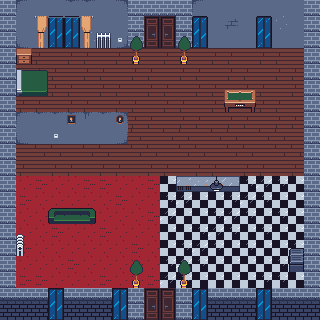

Tiled map render using the project's own tile images. Description and the whole map definition, tile-layer contents included, below:
An orthogonal 20x20 tile map with 16x16 px tiles, 3 tile layers (terrain, upper, upper second), 3 tilesets.

<map version="1.10" tiledversion="1.11.2" orientation="orthogonal" renderorder="right-down" width="20" height="20" tilewidth="16" tileheight="16" infinite="0" nextlayerid="4" nextobjectid="1">
 <tileset firstgid="1" source="tileset_modern_rpg_background.tsx" />
 <tileset firstgid="257" source="tileset_modern_rpg_furniture.tsx" />
 <tileset firstgid="513" source="tileset_modern_rpg_props.tsx" />
 <layer id="1" name="terrain" width="20" height="20">
  <data encoding="csv">
86,41,57,57,42,42,57,2684354601,86,86,86,86,57,57,57,57,57,57,57,2684354601,
86,57,57,57,57,57,57,57,86,2147483976,328,86,57,57,58,57,57,45,57,57,
86,1610612777,57,57,57,45,57,3221225513,86,2147483992,344,86,57,57,57,57,57,57,57,57,
86,2,2,3,2,2,3,2,2,3,2,2,3,2,2,3,2,2,3,86,
86,3,2,2,3,2,2,3,2,2,3,2,2,3,2,2,3,2,2,86,
86,2,3,2,2,3,2,2,3,2,2,3,2,2,3,2,2,3,2,86,
86,2,2,3,2,2,3,2,2,3,2,2,3,2,2,3,2,2,3,86,
86,41,42,42,42,43,42,2684354601,2,2,3,2,2,3,2,2,3,2,2,86,
86,1610612777,57,57,57,57,57,3221225513,4,3,4,4,3,4,4,3,4,4,3,86,
86,3,4,4,3,4,4,3,4,4,3,4,4,3,4,4,3,4,4,86,
86,2,3,2,2,3,2,2,3,2,2,3,2,2,3,2,2,3,2,86,
86,228,227,228,228,227,227,228,228,227,246,247,248,246,246,247,248,247,246,86,
86,227,228,228,228,228,228,227,228,228,247,248,246,246,247,248,247,246,246,86,
86,228,228,228,227,228,228,228,228,227,248,246,246,247,248,247,246,247,246,86,
86,228,228,227,228,228,227,228,228,228,246,246,247,248,247,246,247,246,246,86,
86,227,228,228,228,228,228,228,227,228,246,247,248,247,246,247,246,246,247,86,
86,228,228,228,227,228,228,228,228,228,247,248,247,246,246,246,246,247,247,86,
86,227,227,228,228,228,227,228,228,227,248,247,246,246,246,246,247,247,246,86,
87,87,87,53,87,87,87,53,86,15,16,86,53,87,87,87,53,87,87,87,
53,53,53,53,53,53,53,53,86,14,15,86,53,53,53,53,53,53,53,53
</data>
 </layer>
 <layer id="2" name="upper" width="20" height="20">
  <data encoding="csv">
0,0,0,0,0,0,0,0,0,0,0,0,41,0,0,0,0,0,0,86,
0,0,0,324,324,0,0,0,0,0,0,0,324,0,0,0,324,0,0,86,
0,0,521,340,340,0,452,520,363,0,0,363,340,0,0,0,340,0,0,86,
0,278,0,0,0,0,0,0,379,0,0,379,0,0,0,0,0,0,0,0,
0,2147484015,2147484014,0,0,0,0,0,0,0,0,0,0,0,0,0,0,0,0,0,
0,2147484031,2147484030,0,0,0,0,0,0,0,0,0,0,0,301,302,0,0,0,0,
0,0,0,0,0,0,0,0,0,0,0,0,0,0,317,318,0,0,0,0,
0,0,0,0,642,0,0,643,0,0,0,0,0,0,0,0,0,0,0,0,
0,0,0,520,0,0,0,0,0,0,0,0,0,0,0,0,0,0,0,0,
0,0,0,0,0,0,0,0,0,0,0,0,0,0,0,0,0,0,0,0,
0,0,0,0,0,0,0,0,0,0,0,0,0,0,0,0,0,0,0,0,
0,0,0,0,0,0,0,0,0,0,0,438,439,439,440,0,0,0,0,0,
0,0,0,0,0,0,0,0,0,0,0,0,0,0,0,0,0,0,0,0,
0,0,0,401,402,403,0,0,0,0,0,0,0,0,0,0,0,0,0,0,
0,0,0,0,0,0,0,0,0,0,0,0,0,0,0,0,0,0,0,0,
0,0,0,0,0,0,0,0,0,0,0,0,0,0,0,0,0,0,737,0,
0,0,0,0,0,0,0,0,363,0,0,363,0,0,0,0,0,0,753,0,
0,0,0,0,0,0,0,0,379,0,0,379,0,0,0,0,0,0,0,0,
0,0,0,324,0,0,0,324,0,2147483976,328,0,324,0,0,0,324,0,0,0,
0,0,0,340,0,0,0,340,0,2147483992,344,0,340,0,0,0,340,0,0,0
</data>
 </layer>
 <layer id="3" name="upper second" width="20" height="20">
  <data encoding="csv">
0,0,0,0,0,0,0,0,0,0,0,0,0,0,0,0,0,0,0,0,
0,0,397,398,398,399,0,0,0,0,0,0,0,0,0,0,0,0,0,0,
0,0,413,0,0,415,0,0,0,0,0,0,0,0,0,0,0,0,0,0,
0,0,0,0,0,0,0,0,0,0,0,0,0,0,0,0,0,0,0,0,
0,0,0,0,0,0,0,0,0,0,0,0,0,0,0,0,0,0,0,0,
0,0,0,0,0,0,0,0,0,0,0,0,0,0,0,0,0,0,0,0,
0,0,0,0,0,0,0,0,0,0,0,0,0,0,0,0,0,0,0,0,
0,0,0,0,0,0,0,0,0,0,0,0,0,0,0,0,0,0,0,0,
0,0,0,0,0,0,0,0,0,0,0,0,0,0,0,0,0,0,0,0,
0,0,0,0,0,0,0,0,0,0,0,0,0,0,0,0,0,0,0,0,
0,0,0,0,0,0,0,0,0,0,0,0,0,0,0,0,0,0,0,0,
0,0,0,0,0,0,0,0,0,0,0,0,0,456,0,0,0,0,0,0,
0,0,0,0,0,0,0,0,0,0,0,0,0,0,0,0,0,0,0,0,
0,0,0,0,0,0,0,0,0,0,0,0,0,0,0,0,0,0,0,0,
0,437,0,0,0,0,0,0,0,0,0,0,0,0,0,0,0,0,0,0,
0,453,0,0,0,0,0,0,0,0,0,0,0,0,0,0,0,0,0,0,
0,0,0,0,0,0,0,0,0,0,0,0,0,0,0,0,0,0,0,0,
0,0,0,0,0,0,0,0,0,0,0,0,0,0,0,0,0,0,0,0,
0,0,0,0,0,0,0,0,0,0,0,0,0,0,0,0,0,0,0,0,
0,0,0,0,0,0,0,0,0,0,0,0,0,0,0,0,0,0,0,0
</data>
 </layer>
</map>
